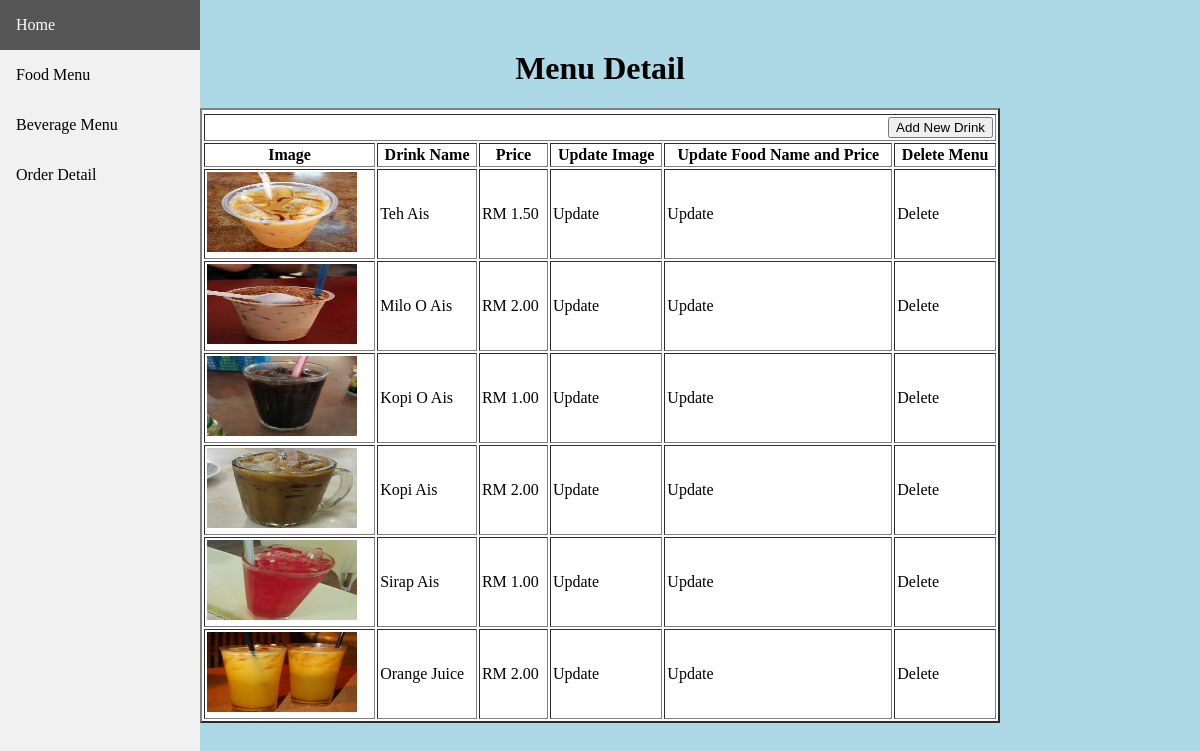
/staff/staff_drink_menu.php, run on the app's committed database.
### tables this page shows
CREATE TABLE `drink` (
  `drink_id` int(11) NOT NULL,
  `drink_name` varchar(255) NOT NULL,
  `drink_price` decimal(4,2) NOT NULL,
  `drink_image` text NOT NULL
);

### staff/staff_drink_menu.php (the view, shortened to what this page needs)
<?php
include("includes/db.php");
$c = $_SESSION['staff_user'];
  $get_c = "select * from staff where staff_user ='$c'";
  $run_c = mysqli_query($con, $get_c);
  $row_c = mysqli_fetch_array($run_c);
  $staff_id = $row_c['staff_id'];
?>
<!DOCTYPE html>
<html>
<head>
</head>
<body>
  <div class="sidebar">
  <a href="index.php">Home</a>
  <?php echo"<a href='staff_food_menu.php?staff_id=$staff_id'>Food Menu</a>"?>
  <?php echo"<a href='staff_drink_menu.php?staff_id=$staff_id'>Beverage Menu</a>"?>
  <?php echo"<a href='staff_sort_order.php?staff_id=$staff_id'>Order Detail</a>"?>
</div>
<div>
<h1>Menu Detail</h1>
<form>
  <table width="800" border="2" align="center" cellpadding="2" cellspacing="2" bgcolor="white">
  <tr>
    <tr>
          <td colspan="9" align="right">
          <button><a href="staff_add_drink.php">Add New Drink</a></button></td>
      </tr>
      <th>Image</th>
    <th>Drink Name</th>
    <th>Price</th>
    <th>Update Image</th>
      <th>Update Food Name and Price</th>
      <th>Delete Menu</th>
  </tr>
</form>
</div>
<?php
$sel_drink = "select * from drink";
$view_drink = mysqli_query($con, $sel_drink);
  while ($row = mysqli_fetch_array($view_drink)) {
$drink_id = $row['drink_id'];
$drink_name = $row['drink_name'];
$drink_price = $row['drink_price'];
$drink_image = $row['drink_image'];
    echo "
<tr>
    <td><img src='images/$drink_image' width='150px' height='80px'></td>
    <td> $drink_name </td>
    <td>RM $drink_price</td>
    <td><a href='update_drink_image.php?drink_id=$drink_id'>Update</a></td>
    <td><a href='staff_update_drink.php?drink_id=$drink_id'>Update</a></td>
    <td><a href='staff_delete_drink.php?drink_id=$drink_id'>Delete</a></td>
</tr>
   ";
  }
?>
</body>
</html>

### staff/staff_drink_menu.php (style rules this page uses)
body { background-color: lightblue; margin: 50px; }
h1 { text-align: center; }
.sidebar { margin: 0; padding: 0; width: 200px; background-color: #f1f1f1; position: fixed; height: 100%; overflow: auto; z-index: 1; top: 0; left: 0 }
.sidebar a { display: block; color: black; padding: 16px; text-decoration: none; }
a { text-decoration: none; color: black; }

### data on the page
drink: drink_image (picture), drink_name "Teh Ais", drink_price "1.50"
drink: drink_image (picture), drink_name "Milo O Ais", drink_price "2.00"
drink: drink_image (picture), drink_name "Kopi O Ais", drink_price "1.00"
drink: drink_image (picture), drink_name "Kopi Ais", drink_price "2.00"
drink: drink_image (picture), drink_name "Sirap Ais", drink_price "1.00"
drink: drink_image (picture), drink_name "Orange Juice", drink_price "2.00"
